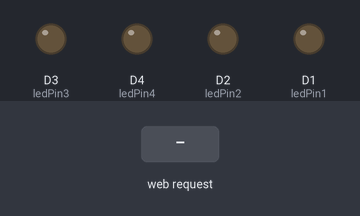
A sketch run on a simulated ESP8266 (Wemos D1 mini). On the bench: output pins drawn as LEDs (lit = HIGH). The test bench sets the inputs (shaded band). WiFi joins after 1.5 s; servers stay silent unless stated; what the sketch prints to the serial monitor is not drawn.

Above: at 2.7 s.
2.8 s: HTTP request GET /LED1=ON received
At 4.0 s:
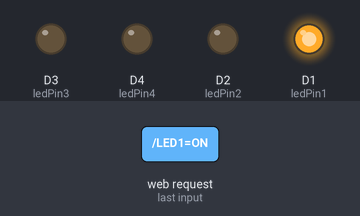
4.3 s: HTTP request GET /LED=ONALL received
At 5.2 s:
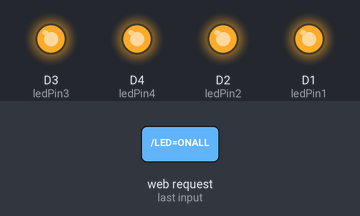
5.8 s: HTTP request GET /LED1=OFF received
At 6.4 s:
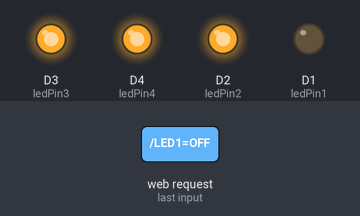
7.3 s: HTTP request GET /LED2=OFF received
At 8.5 s:
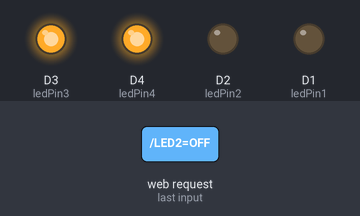
8.8 s: HTTP request GET /LED3=OFF received
At 9.8 s:
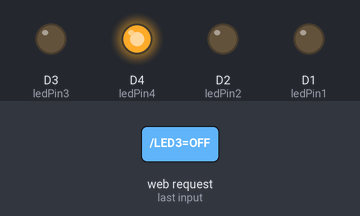
10.3 s: HTTP request GET /LED2=ON received
At 11.0 s:
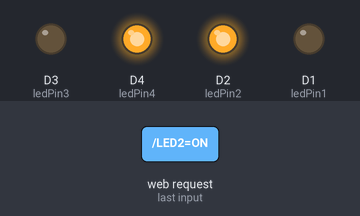
Timing chart, 0 to 12.8 s (numbered marks = the images above; inputs shaded):
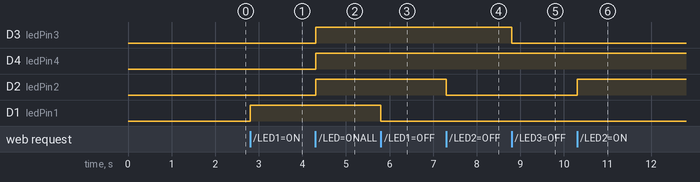

Measured:
- after the input at 2.8 s, D1 (ledPin1): LOW → HIGH at once
- after the input at 4.3 s, D3 (ledPin3), D4 (ledPin4), D2 (ledPin2): LOW → HIGH at once
- after the input at 5.8 s, D1 (ledPin1): HIGH → LOW at once
- after the input at 7.3 s, D2 (ledPin2): HIGH → LOW at once
- after the input at 8.8 s, D3 (ledPin3): HIGH → LOW at once
- after the input at 10.3 s, D2 (ledPin2): LOW → HIGH at once

The sketch:

wemos_webserver_relay4.ino
```cpp
#include <ESP8266WiFi.h>

const char* ssid = "Nama Wifi yang tersedia";
const char* password = "Masukan Wifi password";

int ledPin1 = D1;
int ledPin2 = D2;
int ledPin3 = D3;
int ledPin4 = D4;
WiFiServer server(80);

void setup() {
  Serial.begin(115200);
  delay(10);


  pinMode(ledPin1, OUTPUT);
  pinMode(ledPin2, OUTPUT);
  pinMode(ledPin3, OUTPUT);
  pinMode(ledPin4, OUTPUT);
//  digitalWrite(ledPin, LOW);

  // Connect to WiFi network
  Serial.println();
  Serial.println();
  Serial.print("Connecting to ");
  Serial.println(ssid);

  WiFi.begin(ssid, password);

  while (WiFi.status() != WL_CONNECTED) {
    delay(500);
    Serial.print(".");
  }
  Serial.println("");
  Serial.println("WiFi connected");

  // Start the server
  server.begin();
  Serial.println("Server started");

  // Print the IP address
  Serial.print("Use this URL : ");
  Serial.print("http://");
  Serial.print(WiFi.localIP());
  Serial.println("/");

}

void loop() {
  // Check if a client has connected
  WiFiClient client = server.available();
  if (!client) {
    return;
  }

  // Wait until the client sends some data
  Serial.println("new client");
  while(!client.available()){
    delay(1);
  }

  // Read the first line of the request
  String request = client.readStringUntil('\r');
  Serial.println(request);
  client.flush();

  // Match the request

  if (request.indexOf("/LED1=ON") != -1) {
    digitalWrite(ledPin1, HIGH);
  }
  if (request.indexOf("/LED1=OFF") != -1){
    digitalWrite(ledPin1, LOW);
  }
  if (request.indexOf("/LED2=ON") != -1) {
    digitalWrite(ledPin2, HIGH);
  }
  if (request.indexOf("/LED2=OFF") != -1){
    digitalWrite(ledPin2, LOW);
  }
  if (request.indexOf("/LED3=ON") != -1) {
    digitalWrite(ledPin3, HIGH);
  }
  if (request.indexOf("/LED3=OFF") != -1){
    digitalWrite(ledPin3, LOW);
  }
  if (request.indexOf("/LED4=ON") != -1) {
    digitalWrite(ledPin4, HIGH);
  }
  if (request.indexOf("/LED4=OFF") != -1){
    digitalWrite(ledPin4, LOW);
  }
  if (request.indexOf("/LED=ONALL") != -1) {
    digitalWrite(ledPin1, HIGH);
    digitalWrite(ledPin2, HIGH);
    digitalWrite(ledPin3, HIGH);
    digitalWrite(ledPin4, HIGH);
  }
  if (request.indexOf("/LED=OFFALL") != -1){
    digitalWrite(ledPin1, LOW);
    digitalWrite(ledPin2, LOW);
    digitalWrite(ledPin3, LOW);
    digitalWrite(ledPin4, LOW);
  }


  // Return the response
  client.println("HTTP/1.1 200 OK");
  client.println("Content-Type: text/html");
  client.println(""); //  do not forget this one
  client.println("<!DOCTYPE HTML>");
  client.println("<html>");
//  dapatkanStatusButton(client);

  client.print("Lampu 1 Sedang ");
    if (digitalRead(D1)) {
        client.println("Menyala<br>");
    }
    else {
        client.println(" Mati<br>");
    }
      client.print("Lampu 2 Sedang ");
    if (digitalRead(D2)) {
        client.println("Menyala<br>");
    }
    else {
        client.println(" Mati<br>");
    }
      client.print("Lampu 3 Sedang ");
    if (digitalRead(D3)) {
        client.println("Menyala<br>");
    }
    else {
        client.println(" Mati<br>");
    }
      client.print("Lampu 4 Sedang ");
    if (digitalRead(D4)) {
        client.println("Menyala<br>");
    }
    else {
        client.println(" Mati<br>");
    }
client.println("<br>");
  client.println("Klik Untuk <a href=\"/LED1=ON\">Menyalakan</a> Lampu pin 1 ON<br>");
  client.println("Klik Untuk <a href=\"/LED1=OFF\">Matikan</a> Lampu pin 1 OFF<br>");
client.println("<br>");
  client.println("Klik Untuk <a href=\"/LED2=ON\">Menyalakan</a> Lampu pin 2 ON<br>");
  client.println("Klik Untuk <a href=\"/LED2=OFF\">Matikan</a> Lampu pin 2 OFF<br>");
client.println("<br>");
  client.println("Klik Untuk <a href=\"/LED3=ON\">Menyalakan</a> Lampu pin 3 ON<br>");
  client.println("Klik Untuk <a href=\"/LED3=OFF\">Matikan</a> Lampu pin 3 OFF<br>");
client.println("<br>");
  client.println("Klik Untuk <a href=\"/LED4=ON\">Menyalakan</a> Lampu pin 4 ON<br>");
  client.println("Klik Untuk <a href=\"/LED4=OFF\">Matikan</a> Lampu pin 4 OFF<br>");
client.println("<br>");
  client.println("Klik Untuk <a href=\"/LED=ONALL\">Menyalakan</a> Semua Lampu<br>");
  client.println("Klik Untuk <a href=\"/LED=OFFALL\">Matikan</a> Semua Lampu<br>");
  client.println("</html>");

//  delay(1);
  Serial.println("Client disconnected");
  Serial.println("");
}
```
